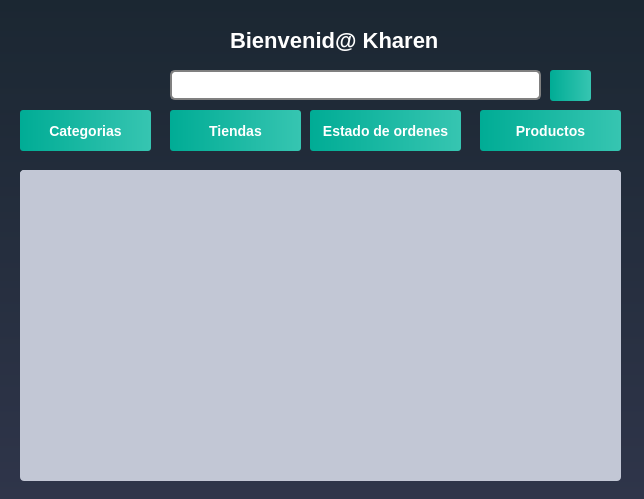
<?xml version="1.0" encoding="UTF-8"?>
<ui version="4.0">
 <class>ClienteWindow</class>
 <widget class="QDialog" name="ClienteWindow">
  <property name="geometry">
   <rect>
    <x>0</x>
    <y>0</y>
    <width>644</width>
    <height>499</height>
   </rect>
  </property>
  <property name="windowTitle">
   <string>Dialog</string>
  </property>
  <property name="styleSheet">
   <string notr="true">QWidget
{
	background-color: qlineargradient(spread:repeat, x1:1, y1:0, x2:1, y2:1, stop:0 rgba(27, 39, 50, 255),stop:1 rgba(47, 53, 74, 255));
	color: #000000;

}</string>
  </property>
  <widget class="QLabel" name="label">
   <property name="geometry">
    <rect>
     <x>10</x>
     <y>10</y>
     <width>170</width>
     <height>70</height>
    </rect>
   </property>
   <property name="maximumSize">
    <size>
     <width>170</width>
     <height>70</height>
    </size>
   </property>
   <property name="styleSheet">
    <string notr="true">QLabel
{
	background-color: transparent;



}</string>
   </property>
   <property name="text">
    <string/>
   </property>
   <property name="pixmap">
    <pixmap resource="hermes_imagenes.qrc">:/Logo oficial Hermes(1).png</pixmap>
   </property>
  </widget>
  <widget class="QPushButton" name="botonCategorias">
   <property name="geometry">
    <rect>
     <x>20</x>
     <y>110</y>
     <width>131</width>
     <height>41</height>
    </rect>
   </property>
   <property name="sizePolicy">
    <sizepolicy hsizetype="Minimum" vsizetype="Preferred">
     <horstretch>0</horstretch>
     <verstretch>0</verstretch>
    </sizepolicy>
   </property>
   <property name="maximumSize">
    <size>
     <width>1500</width>
     <height>100</height>
    </size>
   </property>
   <property name="font">
    <font>
     <pointsize>-1</pointsize>
     <weight>75</weight>
     <bold>true</bold>
    </font>
   </property>
   <property name="styleSheet">
    <string notr="true">QPushButton
{
	background-color: qlineargradient(spread:pad, x1:0, y1:0.511, x2:1, y2:0.511, stop:0 rgba(0, 172, 149, 255),stop:0.995192 rgba(54, 197, 177, 255));
	color: #fff;
	font-size: 14px;
	font-weight: bold;
	border: none;
	border-radius: 3px;
	padding: 5px;

}</string>
   </property>
   <property name="text">
    <string>Categorias</string>
   </property>
   <property name="icon">
    <iconset resource="hermes_imagenes.qrc">
     <normaloff>:/categorias.png</normaloff>:/categorias.png</iconset>
   </property>
   <property name="iconSize">
    <size>
     <width>24</width>
     <height>24</height>
    </size>
   </property>
  </widget>
  <widget class="QPushButton" name="botonTienda">
   <property name="geometry">
    <rect>
     <x>170</x>
     <y>110</y>
     <width>131</width>
     <height>41</height>
    </rect>
   </property>
   <property name="sizePolicy">
    <sizepolicy hsizetype="Minimum" vsizetype="Preferred">
     <horstretch>0</horstretch>
     <verstretch>0</verstretch>
    </sizepolicy>
   </property>
   <property name="maximumSize">
    <size>
     <width>1500</width>
     <height>100</height>
    </size>
   </property>
   <property name="font">
    <font>
     <pointsize>-1</pointsize>
     <weight>75</weight>
     <bold>true</bold>
    </font>
   </property>
   <property name="styleSheet">
    <string notr="true">QPushButton
{
	background-color: qlineargradient(spread:pad, x1:0, y1:0.511, x2:1, y2:0.511, stop:0 rgba(0, 172, 149, 255),stop:0.995192 rgba(54, 197, 177, 255));
	color: #fff;
	font-size: 14px;
	font-weight: bold;
	border: none;
	border-radius: 3px;
	padding: 5px;

}</string>
   </property>
   <property name="text">
    <string>Tiendas</string>
   </property>
   <property name="icon">
    <iconset resource="hermes_imagenes.qrc">
     <normaloff>:/tiendita.png</normaloff>:/tiendita.png</iconset>
   </property>
   <property name="iconSize">
    <size>
     <width>24</width>
     <height>24</height>
    </size>
   </property>
  </widget>
  <widget class="QPushButton" name="botonEstadoOrdenes">
   <property name="geometry">
    <rect>
     <x>310</x>
     <y>110</y>
     <width>151</width>
     <height>41</height>
    </rect>
   </property>
   <property name="sizePolicy">
    <sizepolicy hsizetype="Minimum" vsizetype="Preferred">
     <horstretch>0</horstretch>
     <verstretch>0</verstretch>
    </sizepolicy>
   </property>
   <property name="maximumSize">
    <size>
     <width>1500</width>
     <height>100</height>
    </size>
   </property>
   <property name="font">
    <font>
     <pointsize>-1</pointsize>
     <weight>75</weight>
     <bold>true</bold>
    </font>
   </property>
   <property name="styleSheet">
    <string notr="true">QPushButton
{
	background-color: qlineargradient(spread:pad, x1:0, y1:0.511, x2:1, y2:0.511, stop:0 rgba(0, 172, 149, 255),stop:0.995192 rgba(54, 197, 177, 255));
	color: #fff;
	font-size: 14px;
	font-weight: bold;
	border: none;
	border-radius: 3px;
	padding: 5px;

}</string>
   </property>
   <property name="text">
    <string>Estado de ordenes</string>
   </property>
   <property name="icon">
    <iconset resource="hermes_imagenes.qrc">
     <normaloff>:/ordenes-de-compra(1).png</normaloff>:/ordenes-de-compra(1).png</iconset>
   </property>
   <property name="iconSize">
    <size>
     <width>24</width>
     <height>24</height>
    </size>
   </property>
  </widget>
  <widget class="QPushButton" name="botonProductos">
   <property name="geometry">
    <rect>
     <x>480</x>
     <y>110</y>
     <width>141</width>
     <height>41</height>
    </rect>
   </property>
   <property name="sizePolicy">
    <sizepolicy hsizetype="Minimum" vsizetype="Preferred">
     <horstretch>0</horstretch>
     <verstretch>0</verstretch>
    </sizepolicy>
   </property>
   <property name="maximumSize">
    <size>
     <width>1500</width>
     <height>100</height>
    </size>
   </property>
   <property name="font">
    <font>
     <pointsize>-1</pointsize>
     <weight>75</weight>
     <bold>true</bold>
    </font>
   </property>
   <property name="styleSheet">
    <string notr="true">QPushButton
{
	background-color: qlineargradient(spread:pad, x1:0, y1:0.511, x2:1, y2:0.511, stop:0 rgba(0, 172, 149, 255),stop:0.995192 rgba(54, 197, 177, 255));
	color: #fff;
	font-size: 14px;
	font-weight: bold;
	border: none;
	border-radius: 3px;
	padding: 5px;

}</string>
   </property>
   <property name="text">
    <string>Productos</string>
   </property>
   <property name="icon">
    <iconset resource="hermes_imagenes.qrc">
     <normaloff>:/productos.png</normaloff>:/productos.png</iconset>
   </property>
   <property name="iconSize">
    <size>
     <width>24</width>
     <height>24</height>
    </size>
   </property>
  </widget>
  <widget class="QListWidget" name="listWidgetProductos">
   <property name="geometry">
    <rect>
     <x>20</x>
     <y>170</y>
     <width>601</width>
     <height>311</height>
    </rect>
   </property>
   <property name="styleSheet">
    <string notr="true">QListWidget
{
	background-color: #c2c7d5;
	color: #000;
	font-weight: bold;
	border: none;
	border-radius: 4px;
	padding: 3px;
	
	
	
	selection-background-color: rgb(253, 66, 66);

}</string>
   </property>
  </widget>
  <widget class="QLineEdit" name="barraBusqueda">
   <property name="geometry">
    <rect>
     <x>170</x>
     <y>70</y>
     <width>371</width>
     <height>30</height>
    </rect>
   </property>
   <property name="sizePolicy">
    <sizepolicy hsizetype="Minimum" vsizetype="Preferred">
     <horstretch>0</horstretch>
     <verstretch>0</verstretch>
    </sizepolicy>
   </property>
   <property name="maximumSize">
    <size>
     <width>1500</width>
     <height>40</height>
    </size>
   </property>
   <property name="styleSheet">
    <string notr="true">QLineEdit
{
	
	background-color: #FFFFFF;
	color: #000;
	font-weight: bold;
	border: 2px solid gray;
	border-radius: 5px;
	padding: 3px;

}</string>
   </property>
   <property name="alignment">
    <set>Qt::AlignLeading|Qt::AlignLeft|Qt::AlignVCenter</set>
   </property>
  </widget>
  <widget class="QPushButton" name="botonBusqueda">
   <property name="geometry">
    <rect>
     <x>550</x>
     <y>70</y>
     <width>41</width>
     <height>31</height>
    </rect>
   </property>
   <property name="styleSheet">
    <string notr="true">QPushButton
{
	background-color: qlineargradient(spread:pad, x1:0, y1:0.511, x2:1, y2:0.511, stop:0 rgba(0, 172, 149, 255),stop:0.995192 rgba(54, 197, 177, 255));
	color: #fff;
	font-size: 20px;
	font-weight: bold;
	border: none;
	border-radius: 3px;
	padding: 5px;

}</string>
   </property>
   <property name="text">
    <string/>
   </property>
   <property name="icon">
    <iconset resource="hermes_imagenes.qrc">
     <normaloff>:/índice.png</normaloff>:/índice.png</iconset>
   </property>
  </widget>
  <widget class="QLabel" name="label_7">
   <property name="geometry">
    <rect>
     <x>230</x>
     <y>20</y>
     <width>221</width>
     <height>41</height>
    </rect>
   </property>
   <property name="styleSheet">
    <string notr="true">QLabel
{
	background-color: transparent;
	color: #FFFFFF;
	font-size: 22px;
	font-weight: bold;


}</string>
   </property>
   <property name="text">
    <string>Bienvenid@ Kharen</string>
   </property>
  </widget>
  <widget class="QListWidget" name="listWidgetLimpieza">
   <property name="geometry">
    <rect>
     <x>440</x>
     <y>170</y>
     <width>181</width>
     <height>131</height>
    </rect>
   </property>
   <property name="styleSheet">
    <string notr="true">QListWidget
{
	background-color: #c2c7d5;
	color: #000;
	font-weight: bold;
	border: none;
	border-radius: 4px;
	padding: 3px;
	
	
	
	selection-background-color: rgb(253, 66, 66);

}</string>
   </property>
  </widget>
  <widget class="QListWidget" name="listWidgetBebidas">
   <property name="geometry">
    <rect>
     <x>230</x>
     <y>170</y>
     <width>181</width>
     <height>131</height>
    </rect>
   </property>
   <property name="styleSheet">
    <string notr="true">QListWidget
{
	background-color: #c2c7d5;
	color: #000;
	font-weight: bold;
	border: none;
	border-radius: 4px;
	padding: 3px;
	
	
	
	selection-background-color: rgb(253, 66, 66);

}</string>
   </property>
  </widget>
  <widget class="QListWidget" name="listWidgetComida">
   <property name="geometry">
    <rect>
     <x>20</x>
     <y>170</y>
     <width>181</width>
     <height>131</height>
    </rect>
   </property>
   <property name="styleSheet">
    <string notr="true">QListWidget
{
	background-color: #c2c7d5;
	color: #000;
	font-weight: bold;
	border: none;
	border-radius: 4px;
	padding: 3px;
	
	
	
	selection-background-color: rgb(253, 66, 66);

}</string>
   </property>
  </widget>
  <widget class="QListWidget" name="listWidgetCuidadoP">
   <property name="geometry">
    <rect>
     <x>110</x>
     <y>350</y>
     <width>181</width>
     <height>131</height>
    </rect>
   </property>
   <property name="styleSheet">
    <string notr="true">QListWidget
{
	background-color: #c2c7d5;
	color: #000;
	font-weight: bold;
	border: none;
	border-radius: 4px;
	padding: 3px;
	
	
	
	selection-background-color: rgb(253, 66, 66);

}</string>
   </property>
  </widget>
  <widget class="QListWidget" name="listWidgetEntretenimiento">
   <property name="geometry">
    <rect>
     <x>320</x>
     <y>350</y>
     <width>181</width>
     <height>131</height>
    </rect>
   </property>
   <property name="styleSheet">
    <string notr="true">QListWidget
{
	background-color: #c2c7d5;
	color: #000;
	font-weight: bold;
	border: none;
	border-radius: 4px;
	padding: 3px;
	
	
	
	selection-background-color: rgb(253, 66, 66);

}</string>
   </property>
  </widget>
 </widget>
 <resources>
  <include location="hermes_imagenes.qrc"/>
 </resources>
 <connections/>
</ui>
